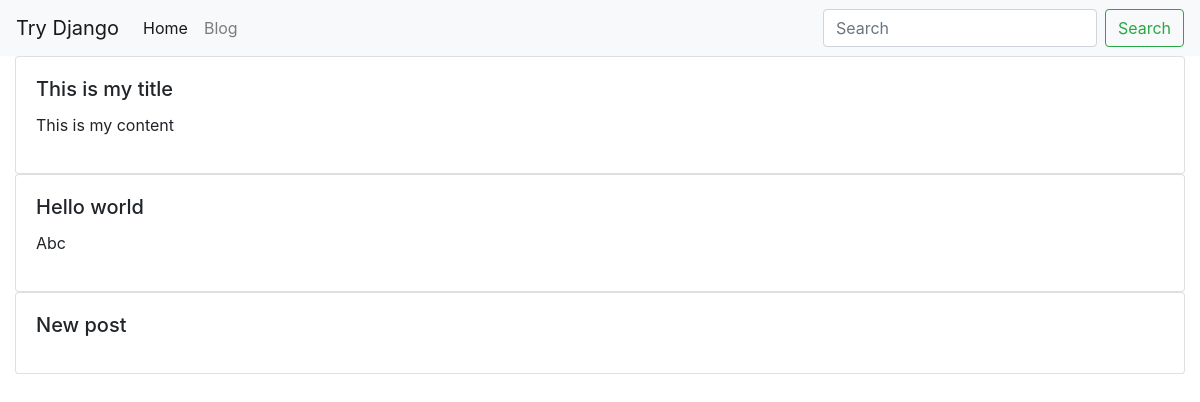
Page /blog/ on the earlier database version.
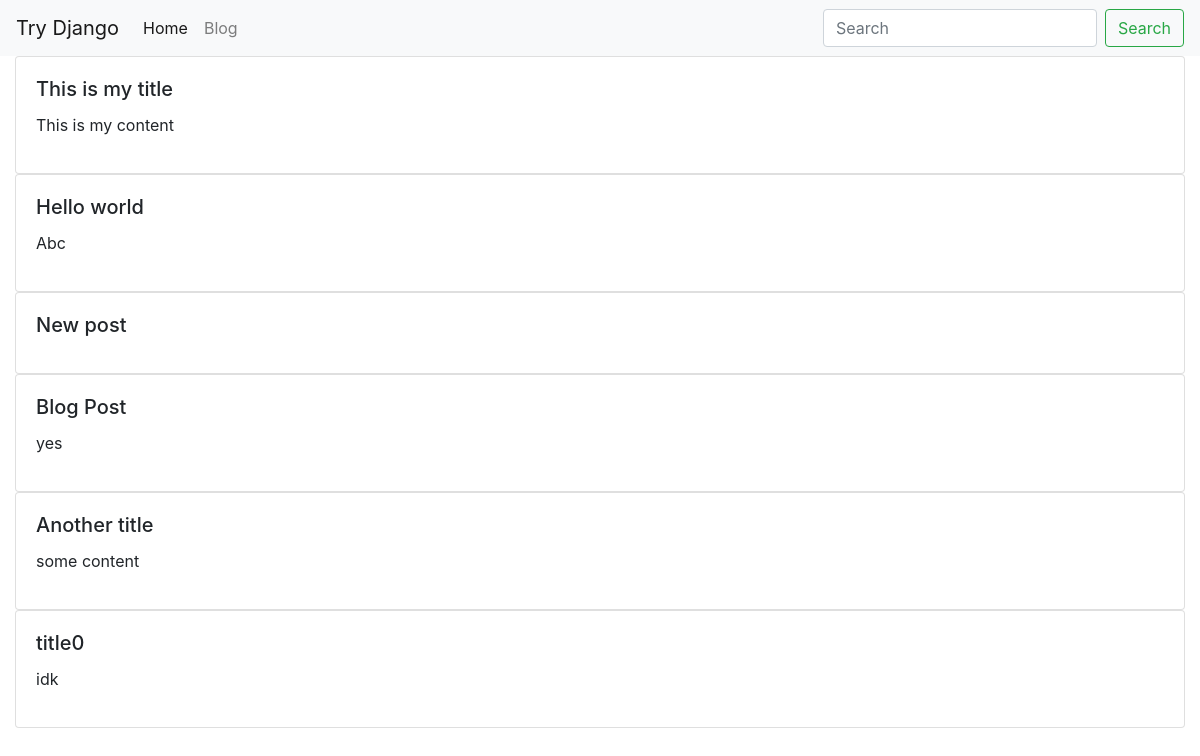
Same page on the later database version.
### blog/models.py (models this page shows, shortened)
class BlogPost(models.Model): #blogpost_set -> queryset
	user=models.ForeignKey(User, default=1, null=True, on_delete=models.SET_NULL)
	title = models.CharField(max_length=120)
	slug= models.SlugField(unique=True)
	content = models.TextField(null=True, blank=True)

### blog/views.py (the view)
# urls.py: path('', blog_post_list_view),
def blog_post_list_view(request):
	qs= BlogPost.objects.all()
	template_name= 'blog/list.html'
	context= {'object_list': qs}
	return render(request, template_name, context)

### blog/templates/blog/list.html
{% extends "base.html" %}
{% block content %}
<div class='class-group'>
	{% for object in object_list %}
		{% include 'blog/list-inline.html' with blog_post=object%}
	{% endfor %}
</div>
{% endblock %}

### blog/templates/blog/list-inline.html
<div class='card'>
	<div class='card-body'>
		<h5 class='card-title'>{{blog_post.title}}</h5>
		<p class='class-text'>{{blog_post.content}}</p>
	</div>
</div>

Differences in the rows shown:
added BlogPost: title "Blog Post", content "yes"
added BlogPost: title "Another title", content "some content"
added BlogPost: title "title0", content "idk"
